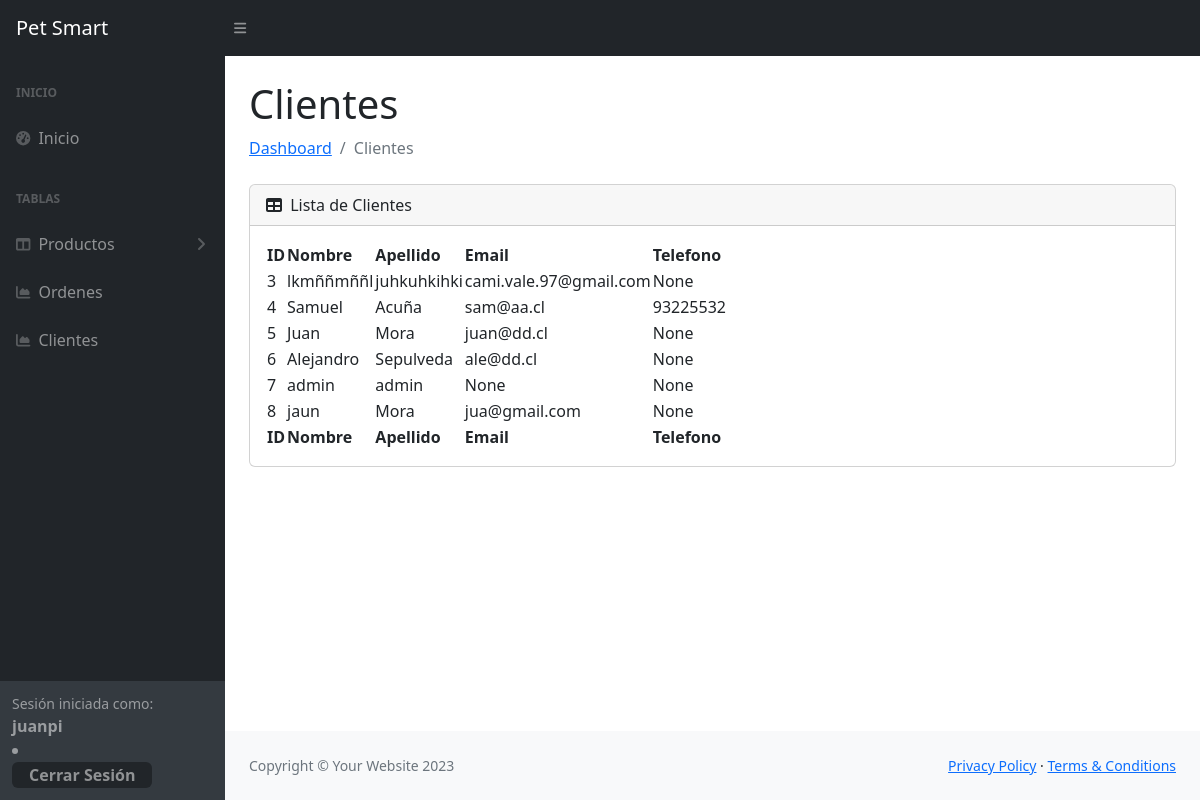
Page /dash/tabla_clientes/ (signed in) on the committed database.
### app/models.py (models this page shows, shortened)
class Cliente(models.Model):
    user = models.OneToOneField(User, on_delete=models.CASCADE)
    nombre = models.CharField(max_length=255)
    apellidos = models.CharField(max_length=255)
    email = models.EmailField(blank=True, null=True)
    telefono = models.CharField(max_length=20, blank=True, null=True)

### app/views.py (the view)
# urls.py: path('dash/tabla_clientes/', tabla_clientes, name='tabla_clientes'),
def tabla_clientes(request):
    clientes=Cliente.objects.all()
    datos={
        "clientes":clientes
    }
    return render(request, 'dash/tabla_clientes.html', datos)

### app/templates/dash/tabla_clientes.html
{% extends "dash/base.html" %}
{% load static %}
{% block contents %}
                <main>
                    <div class="container-fluid px-4">
                        <h1 class="mt-4">Clientes</h1>
                        <ol class="breadcrumb mb-4">
                            <li class="breadcrumb-item"><a href="index.html">Dashboard</a></li>
                            <li class="breadcrumb-item active">Clientes</li>
                        </ol>
                        <div class="card mb-4">
                            <div class="card-header">
                                <i class="fas fa-table me-1"></i>
                                Lista de Clientes
                            </div>
                            <div class="card-body">
                                <table id="datatablesSimple">
                                    <thead>
                                        <tr>
                                            <th>ID</th>
                                            <th>Nombre</th>
                                            <th>Apellido</th>
                                            <th>Email</th>
                                            <th>Telefono</th>
                                        </tr>
                                    </thead>
                                    <tfoot>
                                        <tr>
                                            <th>ID</th>
                                            <th>Nombre</th>
                                            <th>Apellido</th>
                                            <th>Email</th>
                                            <th>Telefono</th>
                                        </tr>
                                    </tfoot>
                                    <tbody>
                                        {% for p in clientes %}
                                        <tr>
                                            <td>{{p.id}}</td>
                                            <td>{{p.nombre}}</td>
                                            <td>{{p.apellidos}}</td>
                                            <td>{{p.email}}</td>
                                            <td>{{p.telefono}}</td>
                                        </tr>
                                        {% endfor %}
                                    </tbody>
                                </table>
                            </div>
                        </div>
                    </div>
                </main>
                {% endblock contents %}

### app/templates/dash/base.html (shortened to what this page needs)
{% load static %}
<!DOCTYPE html>
<html lang="en">
<head>
  <link href="https://cdn.jsdelivr.net/npm/simple-datatables@7.1.2/dist/style.min.css" rel="stylesheet" />
  <link href="{% static 'dash/css/styles.css' %}" rel="stylesheet" />
</head>
<body class="sb-nav-fixed">
  <nav class="sb-topnav navbar navbar-expand navbar-dark bg-dark">
    <a class="navbar-brand ps-3" href="{% url 'index' %}">Pet Smart</a>
    <button class="btn btn-link btn-sm order-1 order-lg-0 me-4 me-lg-0" id="sidebarToggle" href="#!">
      <i class="fas fa-bars"></i>
    </button>
  </nav>
  <div id="layoutSidenav">
    <div id="layoutSidenav_nav">
      <nav class="sb-sidenav accordion sb-sidenav-dark" id="sidenavAccordion">
        <div class="sb-sidenav-menu">
          <div class="nav">
            <div class="sb-sidenav-menu-heading">Inicio</div>
            <a class="nav-link" href="{% url 'dash' %}">
              <div class="sb-nav-link-icon">
                <i class="fas fa-tachometer-alt"></i>
              </div>
              Inicio
            </a>
            <div class="sb-sidenav-menu-heading">Tablas</div>
            <a class="nav-link collapsed" href="#" data-bs-toggle="collapse" data-bs-target="#collapseLayouts"
              aria-expanded="false" aria-controls="collapseLayouts">
              <div class="sb-nav-link-icon">
                <i class="fas fa-columns"></i>
              </div>
              Productos
              <div class="sb-sidenav-collapse-arrow">
                <i class="fas fa-angle-down"></i>
              </div>
            </a>
            <a class="nav-link" href="{% url 'tabla_ordenes' %}">
              <div class="sb-nav-link-icon">
                <i class="fas fa-chart-area"></i>
              </div>
              Ordenes
            </a>
            <a class="nav-link" href="{% url 'tabla_clientes' %}">
              <div class="sb-nav-link-icon">
                <i class="fas fa-chart-area"></i>
              </div>
              Clientes
            </a>
          </div>
        </div>
        <div class="sb-sidenav-footer">
          <div class="small">Sesión iniciada como:</div>
          <strong>{{user.username}}</strong>
          <li >
            <form class="d-inline" action="{% url 'logout' %}" method="post">
              <button class="nav-link btn bg-dark btn-link px-3 dropdown " type="submit">
                <strong>Cerrar Sesión</strong>
              </button>
            </form>
          </li>
        </div>
      </nav>
    </div>
    <div id="layoutSidenav_content">
      {% if user.is_authenticated %}
      {% block contents %}
      {% endblock contents %}
      {% endif %}
      <footer class="py-4 bg-light mt-auto">
        <div class="container-fluid px-4">
          <div class="d-flex align-items-center justify-content-between small">
            <div class="text-muted">Copyright &copy; Your Website 2023</div>
            <div>
              <a href="#">Privacy Policy</a>
              &middot;
              <a href="#">Terms &amp; Conditions</a>
            </div>
          </div>
        </div>
      </footer>
    </div>
  </div>
</body>
</html>

### rows in the picture
Cliente: id "3", nombre "lkmññmññl", apellidos "juhkuhkihki", email "cami.vale.97@gmail.com", telefono "None"
Cliente: id "4", nombre "Samuel", apellidos "Acuña", email "sam@aa.cl", telefono "93225532"
Cliente: id "5", nombre "Juan", apellidos "Mora", email "juan@dd.cl", telefono "None"
Cliente: id "6", nombre "Alejandro", apellidos "Sepulveda", email "ale@dd.cl", telefono "None"
Cliente: id "7", nombre "admin", apellidos "admin", email "None", telefono "None"
Cliente: id "8", nombre "jaun", apellidos "Mora", email "jua@gmail.com", telefono "None"

### other values in the picture
{{ user.username }} "juanpi"
